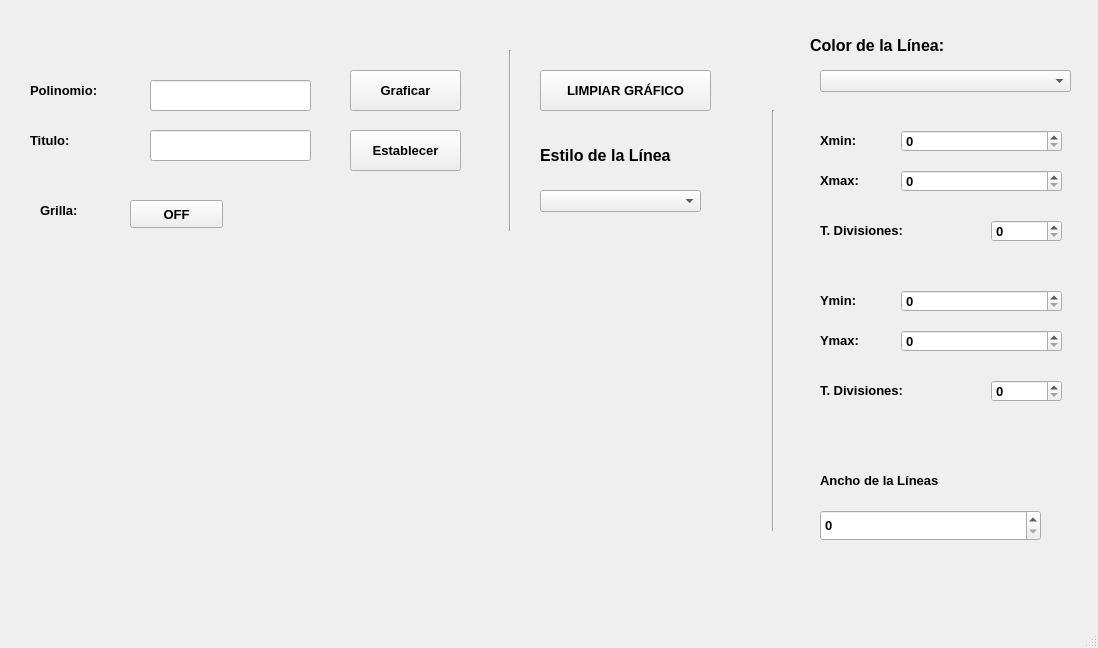
<?xml version="1.0" encoding="UTF-8"?>
<ui version="4.0">
 <class>MainWindow</class>
 <widget class="QMainWindow" name="MainWindow">
  <property name="geometry">
   <rect>
    <x>0</x>
    <y>0</y>
    <width>1098</width>
    <height>648</height>
   </rect>
  </property>
  <property name="windowTitle">
   <string>MainWindow</string>
  </property>
  <widget class="QWidget" name="centralwidget">
   <widget class="QLabel" name="label_3">
    <property name="geometry">
     <rect>
      <x>0</x>
      <y>0</y>
      <width>171</width>
      <height>51</height>
     </rect>
    </property>
    <property name="text">
     <string/>
    </property>
    <property name="pixmap">
     <pixmap>../../../3D Objects/UAT.png</pixmap>
    </property>
    <property name="scaledContents">
     <bool>true</bool>
    </property>
   </widget>
   <widget class="QLabel" name="label_2">
    <property name="geometry">
     <rect>
      <x>570</x>
      <y>300</y>
      <width>91</width>
      <height>81</height>
     </rect>
    </property>
    <property name="font">
     <font>
      <pointsize>8</pointsize>
     </font>
    </property>
    <property name="cursor">
     <cursorShape>ArrowCursor</cursorShape>
    </property>
    <property name="styleSheet">
     <string notr="true"/>
    </property>
    <property name="text">
     <string/>
    </property>
    <property name="pixmap">
     <pixmap>../../../3D Objects/Castor.jpg</pixmap>
    </property>
    <property name="scaledContents">
     <bool>true</bool>
    </property>
   </widget>
   <widget class="QLabel" name="label">
    <property name="geometry">
     <rect>
      <x>30</x>
      <y>80</y>
      <width>101</width>
      <height>21</height>
     </rect>
    </property>
    <property name="font">
     <font>
      <pointsize>10</pointsize>
      <weight>75</weight>
      <bold>true</bold>
     </font>
    </property>
    <property name="text">
     <string>Polinomio:</string>
    </property>
   </widget>
   <widget class="QLineEdit" name="Tpolinomio">
    <property name="geometry">
     <rect>
      <x>150</x>
      <y>80</y>
      <width>161</width>
      <height>31</height>
     </rect>
    </property>
   </widget>
   <widget class="QLabel" name="label_4">
    <property name="geometry">
     <rect>
      <x>30</x>
      <y>130</y>
      <width>101</width>
      <height>21</height>
     </rect>
    </property>
    <property name="font">
     <font>
      <pointsize>10</pointsize>
      <weight>75</weight>
      <bold>true</bold>
     </font>
    </property>
    <property name="text">
     <string>Titulo:</string>
    </property>
   </widget>
   <widget class="QLineEdit" name="Ttitulo">
    <property name="geometry">
     <rect>
      <x>150</x>
      <y>130</y>
      <width>161</width>
      <height>31</height>
     </rect>
    </property>
   </widget>
   <widget class="QLabel" name="label_5">
    <property name="geometry">
     <rect>
      <x>40</x>
      <y>200</y>
      <width>101</width>
      <height>21</height>
     </rect>
    </property>
    <property name="font">
     <font>
      <pointsize>10</pointsize>
      <weight>75</weight>
      <bold>true</bold>
     </font>
    </property>
    <property name="text">
     <string>Grilla:</string>
    </property>
   </widget>
   <widget class="QPushButton" name="Boff">
    <property name="geometry">
     <rect>
      <x>130</x>
      <y>200</y>
      <width>93</width>
      <height>28</height>
     </rect>
    </property>
    <property name="font">
     <font>
      <pointsize>10</pointsize>
      <weight>75</weight>
      <bold>true</bold>
     </font>
    </property>
    <property name="text">
     <string>OFF</string>
    </property>
   </widget>
   <widget class="QPushButton" name="Bgraficar">
    <property name="geometry">
     <rect>
      <x>350</x>
      <y>70</y>
      <width>111</width>
      <height>41</height>
     </rect>
    </property>
    <property name="font">
     <font>
      <pointsize>10</pointsize>
      <weight>75</weight>
      <bold>true</bold>
     </font>
    </property>
    <property name="text">
     <string>Graficar</string>
    </property>
   </widget>
   <widget class="QPushButton" name="Bestablecer">
    <property name="geometry">
     <rect>
      <x>350</x>
      <y>130</y>
      <width>111</width>
      <height>41</height>
     </rect>
    </property>
    <property name="font">
     <font>
      <pointsize>10</pointsize>
      <weight>75</weight>
      <bold>true</bold>
     </font>
    </property>
    <property name="text">
     <string>Establecer</string>
    </property>
   </widget>
   <widget class="QPushButton" name="BlimpiarGrafico">
    <property name="geometry">
     <rect>
      <x>540</x>
      <y>70</y>
      <width>171</width>
      <height>41</height>
     </rect>
    </property>
    <property name="font">
     <font>
      <pointsize>10</pointsize>
      <weight>75</weight>
      <bold>true</bold>
     </font>
    </property>
    <property name="text">
     <string>LIMPIAR GRÁFICO</string>
    </property>
   </widget>
   <widget class="QLabel" name="label_9">
    <property name="geometry">
     <rect>
      <x>540</x>
      <y>140</y>
      <width>181</width>
      <height>31</height>
     </rect>
    </property>
    <property name="font">
     <font>
      <pointsize>12</pointsize>
      <weight>75</weight>
      <bold>true</bold>
     </font>
    </property>
    <property name="text">
     <string>Estilo de la Línea</string>
    </property>
   </widget>
   <widget class="QLabel" name="label_10">
    <property name="geometry">
     <rect>
      <x>810</x>
      <y>30</y>
      <width>181</width>
      <height>31</height>
     </rect>
    </property>
    <property name="font">
     <font>
      <pointsize>12</pointsize>
      <weight>75</weight>
      <bold>true</bold>
     </font>
    </property>
    <property name="text">
     <string>Color de la Línea:</string>
    </property>
   </widget>
   <widget class="QComboBox" name="CBestiloLinea">
    <property name="geometry">
     <rect>
      <x>540</x>
      <y>190</y>
      <width>161</width>
      <height>22</height>
     </rect>
    </property>
   </widget>
   <widget class="QComboBox" name="CBcolorLinea">
    <property name="geometry">
     <rect>
      <x>820</x>
      <y>70</y>
      <width>251</width>
      <height>22</height>
     </rect>
    </property>
   </widget>
   <widget class="QLabel" name="label_6">
    <property name="geometry">
     <rect>
      <x>820</x>
      <y>130</y>
      <width>101</width>
      <height>21</height>
     </rect>
    </property>
    <property name="font">
     <font>
      <pointsize>10</pointsize>
      <weight>75</weight>
      <bold>true</bold>
     </font>
    </property>
    <property name="text">
     <string>Xmin:</string>
    </property>
   </widget>
   <widget class="QWidget" name="verticalLayoutWidget">
    <property name="geometry">
     <rect>
      <x>50</x>
      <y>250</y>
      <width>661</width>
      <height>301</height>
     </rect>
    </property>
    <layout class="QVBoxLayout" name="verticalLayout"/>
   </widget>
   <widget class="QSpinBox" name="SP_Xmin">
    <property name="geometry">
     <rect>
      <x>901</x>
      <y>130</y>
      <width>161</width>
      <height>22</height>
     </rect>
    </property>
    <property name="font">
     <font>
      <pointsize>10</pointsize>
      <weight>75</weight>
      <bold>true</bold>
     </font>
    </property>
   </widget>
   <widget class="QSpinBox" name="SP_Xmax">
    <property name="geometry">
     <rect>
      <x>901</x>
      <y>170</y>
      <width>161</width>
      <height>22</height>
     </rect>
    </property>
    <property name="font">
     <font>
      <pointsize>10</pointsize>
      <weight>75</weight>
      <bold>true</bold>
     </font>
    </property>
   </widget>
   <widget class="QLabel" name="label_7">
    <property name="geometry">
     <rect>
      <x>820</x>
      <y>170</y>
      <width>101</width>
      <height>21</height>
     </rect>
    </property>
    <property name="font">
     <font>
      <pointsize>10</pointsize>
      <weight>75</weight>
      <bold>true</bold>
     </font>
    </property>
    <property name="text">
     <string>Xmax:</string>
    </property>
   </widget>
   <widget class="QSpinBox" name="SP_DivisionesX">
    <property name="geometry">
     <rect>
      <x>991</x>
      <y>220</y>
      <width>71</width>
      <height>22</height>
     </rect>
    </property>
    <property name="font">
     <font>
      <pointsize>10</pointsize>
      <weight>75</weight>
      <bold>true</bold>
     </font>
    </property>
   </widget>
   <widget class="QLabel" name="label_8">
    <property name="geometry">
     <rect>
      <x>820</x>
      <y>220</y>
      <width>131</width>
      <height>21</height>
     </rect>
    </property>
    <property name="font">
     <font>
      <pointsize>10</pointsize>
      <weight>75</weight>
      <bold>true</bold>
     </font>
    </property>
    <property name="text">
     <string>T. Divisiones:</string>
    </property>
   </widget>
   <widget class="QSpinBox" name="SP_Ymax">
    <property name="geometry">
     <rect>
      <x>901</x>
      <y>330</y>
      <width>161</width>
      <height>22</height>
     </rect>
    </property>
    <property name="font">
     <font>
      <pointsize>10</pointsize>
      <weight>75</weight>
      <bold>true</bold>
     </font>
    </property>
   </widget>
   <widget class="QSpinBox" name="SP_Ymin">
    <property name="geometry">
     <rect>
      <x>901</x>
      <y>290</y>
      <width>161</width>
      <height>22</height>
     </rect>
    </property>
    <property name="font">
     <font>
      <pointsize>10</pointsize>
      <weight>75</weight>
      <bold>true</bold>
     </font>
    </property>
   </widget>
   <widget class="QLabel" name="label_11">
    <property name="geometry">
     <rect>
      <x>820</x>
      <y>380</y>
      <width>131</width>
      <height>21</height>
     </rect>
    </property>
    <property name="font">
     <font>
      <pointsize>10</pointsize>
      <weight>75</weight>
      <bold>true</bold>
     </font>
    </property>
    <property name="text">
     <string>T. Divisiones:</string>
    </property>
   </widget>
   <widget class="QSpinBox" name="SP_DivisionesY">
    <property name="geometry">
     <rect>
      <x>991</x>
      <y>380</y>
      <width>71</width>
      <height>22</height>
     </rect>
    </property>
    <property name="font">
     <font>
      <pointsize>10</pointsize>
      <weight>75</weight>
      <bold>true</bold>
     </font>
    </property>
   </widget>
   <widget class="QLabel" name="label_12">
    <property name="geometry">
     <rect>
      <x>820</x>
      <y>290</y>
      <width>101</width>
      <height>21</height>
     </rect>
    </property>
    <property name="font">
     <font>
      <pointsize>10</pointsize>
      <weight>75</weight>
      <bold>true</bold>
     </font>
    </property>
    <property name="text">
     <string>Ymin:</string>
    </property>
   </widget>
   <widget class="QLabel" name="label_13">
    <property name="geometry">
     <rect>
      <x>820</x>
      <y>330</y>
      <width>101</width>
      <height>21</height>
     </rect>
    </property>
    <property name="font">
     <font>
      <pointsize>10</pointsize>
      <weight>75</weight>
      <bold>true</bold>
     </font>
    </property>
    <property name="text">
     <string>Ymax:</string>
    </property>
   </widget>
   <widget class="QLabel" name="label_14">
    <property name="geometry">
     <rect>
      <x>820</x>
      <y>470</y>
      <width>211</width>
      <height>21</height>
     </rect>
    </property>
    <property name="font">
     <font>
      <pointsize>10</pointsize>
      <weight>75</weight>
      <bold>true</bold>
     </font>
    </property>
    <property name="text">
     <string>Ancho de la Líneas</string>
    </property>
   </widget>
   <widget class="QSpinBox" name="SP_AnchoLineas">
    <property name="geometry">
     <rect>
      <x>820</x>
      <y>510</y>
      <width>221</width>
      <height>31</height>
     </rect>
    </property>
    <property name="font">
     <font>
      <pointsize>10</pointsize>
      <weight>75</weight>
      <bold>true</bold>
     </font>
    </property>
   </widget>
   <widget class="Line" name="line">
    <property name="geometry">
     <rect>
      <x>763</x>
      <y>110</y>
      <width>20</width>
      <height>421</height>
     </rect>
    </property>
    <property name="orientation">
     <enum>Qt::Vertical</enum>
    </property>
   </widget>
   <widget class="Line" name="line_2">
    <property name="geometry">
     <rect>
      <x>500</x>
      <y>50</y>
      <width>20</width>
      <height>181</height>
     </rect>
    </property>
    <property name="orientation">
     <enum>Qt::Vertical</enum>
    </property>
   </widget>
  </widget>
  <widget class="QMenuBar" name="menubar">
   <property name="geometry">
    <rect>
     <x>0</x>
     <y>0</y>
     <width>1098</width>
     <height>26</height>
    </rect>
   </property>
  </widget>
  <widget class="QStatusBar" name="statusbar"/>
 </widget>
 <resources>
  <include location="../Archivos/Recursos.qrc"/>
  <include location="../../Archivos/Recursos.qrc"/>
 </resources>
 <connections/>
</ui>
